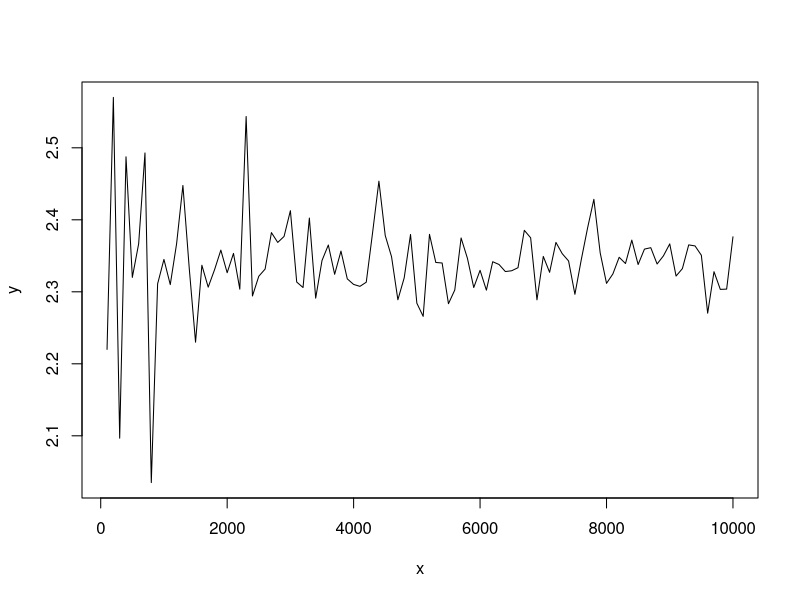
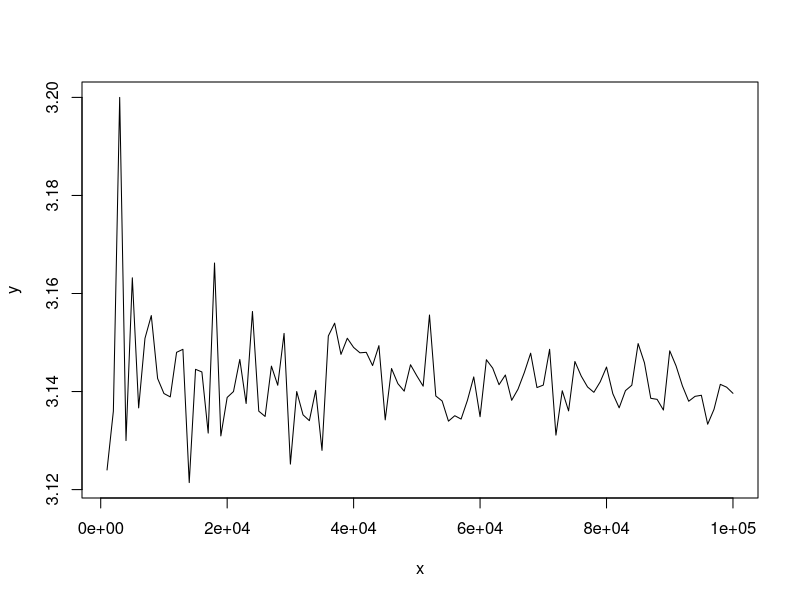

These charts were generated, in order, by the following R code:
## ---- chunk 1
knitr::opts_chunk$set(echo = TRUE)
## ---- chunk 2
n<-1
while(sample(0:1,size=1,prob=c(0.3,0.7)) == 0) n<- n+1

print(n)
## ---- chunk 3

Geometrique <- function(p){
  n<- 0
  while(sample(0:1,size=1,prob=c(1-p,p)) == 0) n<- n+1
  return(n)
}

Geometrique(0.1)
## ---- chunk 4
BinomialNegative <- function(p,k){
  n<-0
  r<-0
  while(n<k){
    r<-r+1
    if (sample(0:1,size=1,prob=c(1-p,p)) == 1){
      n<-n+1
      }
  }
  return(r)
}

BinomialNegative(0.5,5)
## ---- chunk 5
rbinom(n=30,size=1,prob=.2)
## ---- chunk 6
qgeom(p=.5,prob=.2)
## ---- chunk 7
pbinom(q=7,size=5,prob=.3)
## ---- chunk 8
x <- 100*(1:100)
y <- sapply(x,function(x){mean(rgeom(x,0.3))})

plot(x,y,type="l")
## ---- chunk 9
monteCarloPi <- function(n){
  4 * sum(runif(n)**2 + runif(n)**2 <=1)/n
}
monteCarloPi(200)
## ---- chunk 10
x <- 1000*(1:100)
y <- sapply(x,monteCarloPi)

plot(x,y,type="l")
## ---- chunk 11
monteCarloNormalDist <- function(n){
  sum(abs(rnorm(n))<2)/(n*2)
}
monteCarloNormalDist(200)

pnorm(2)-pnorm(0)
## ---- chunk 12
InitPopulation <- function(N){
  rep(1,N)
}
## ---- chunk 13
IterPop <- function(population,N,p){
  population * rbinom(N,size=1,1-p)
}

## ---- chunk 14
EvolPop <- function(N,p,n){
  population <- InitPopulation(N)
  for (i in 1:n){
    population <- IterPop(population,N,p)
  }
  return(population)
}

## ---- chunk 15
EvolPop(10,0.1,4 )

## ---- chunk 16
Extinct <- function(N,p){
  population <- InitPopulation(N)
  n<-0
  while(sum(population)>0){
    population <- IterPop(population,N,p)
    n<-n+1
  }
  return(n)
}

## ---- chunk 17
Extinct(10,0.5)
## ---- chunk 18
estimation_esperance <- function(N,p,n){
  mean(sapply(1:n, function(x){Extinct(N,p)}))
}
## ---- chunk 19
estimation_esperance(10,0.3,100)
